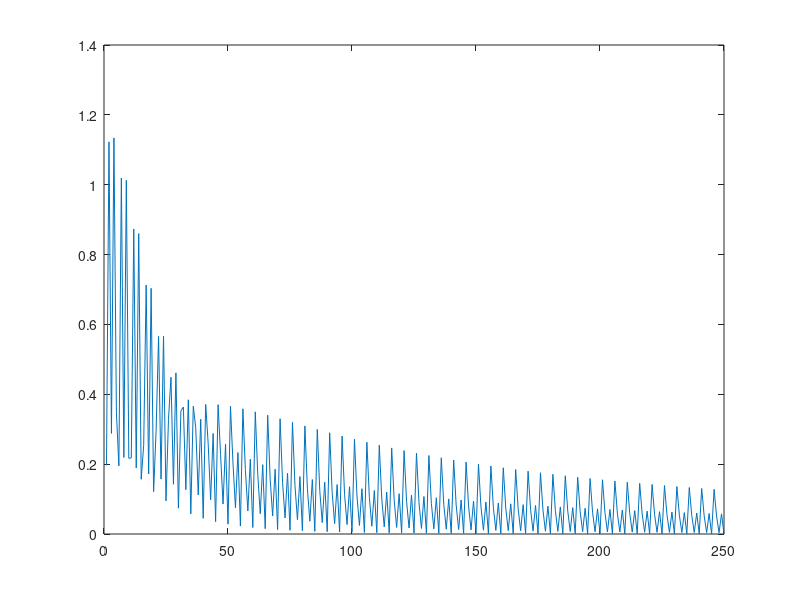
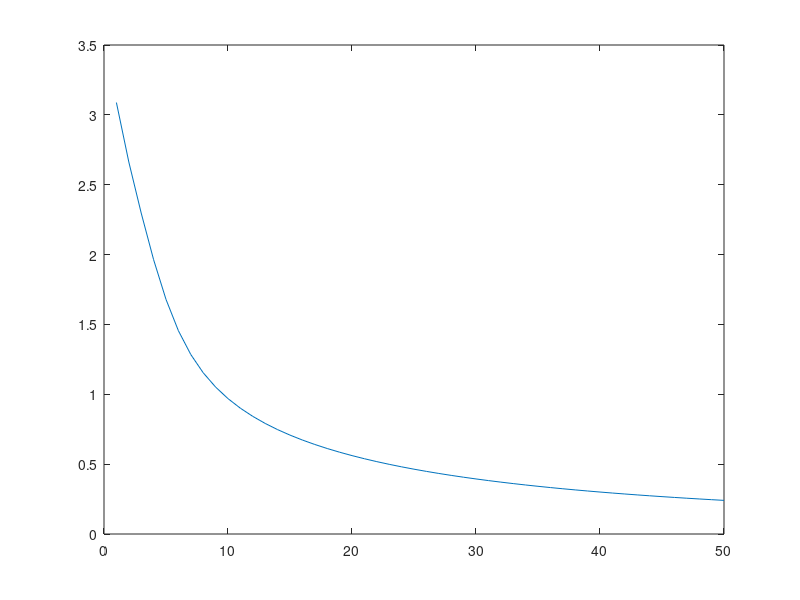

MATLAB code for these plots, in order:
%Training data
y = [0.4 0.8 0.2 0.3 0.2 1;
    1.0 0.2 0.5 0.7 -0.5 1;
    -0.1 0.7 0.3 0.3 0.9 1;
    0.2 0.7 -0.8 0.9 0.3 1;
    0.1 0.3 1.5 0.9 1.2 1];

%desired output
d = [1 -1 1 -1 1];

%starting weights, last variable is the bias for activation function
w = [0.3350;0.1723;-0.2102;0.2528;-0.1133;0.5012];

%learning rate
c = 2;
%Pattern error and Cycle Error
P = [];
C = [];
S = 0;

%training...
disp('___________________________________________________________')
for o=1:10
for a=1:5

    x = y(a,:)';
    g = d(a);

    %sign(x) is the TLU function
    v = w'*x;
    z = sign(v);
    e = g-z;
    r = e;
    
    w = w+c*r*x;
    
    %Pattern error
    E = (1/2)*(g - z)^2;
    P = [P; E];
    
    %used for cycle error
    S = S + E;
    
end
    %Cycle error
    C = [C; S];
    S = 0; %reset Sum
end

fprintf('Pattern error is as follows (50 steps)\n')
figure(1)
%plot(P(1:50))
P=P

fprintf('Cycle error is as follows (10 Cycles)\n')
C=C
figure(2)
%plot(C(1:10))

fprintf('final weight vector is as follows\n')
fprintf('W(1) = %5.2f\n', w(1))
fprintf('W(2) = %5.2f\n', w(2))
fprintf('W(3) = %5.2f\n', w(3))
fprintf('W(4) = %5.2f\n', w(4))
fprintf('W(5) = %5.2f\n\n', w(5))
fprintf('W(6) = %5.2f\n\n', w(6))

for u=1:5
    x = y(u,:)';
    v = w'*x;
    z = sign(v);
    fprintf('x = %5.2f %5.2f %5.2f %5.2f %5.2f || desired  output is %5.2f || Actual output: %5.2f\n', x(1), x(2), x(3), x(4), x(5), d(u), z);
end


%Assignment 1.2

clear 
disp(' ')
disp('Part 2 ---------------------------------')
%Learning rate
c = 0.2;

%Pattern error and Cycle Error
P = [];
C = [];
S = 0;

%Training data
y = [0.4 0.8 0.2 0.3 0.2 1;
    1.0 0.2 0.5 0.7 -0.5 1;
    -0.1 0.7 0.3 0.3 0.9 1;
    0.2 0.7 -0.8 0.9 0.3 1;
    0.1 0.3 1.5 0.9 1.2 1];

%desired output
d = [1 -1 1 -1 1];

%starting weights, last variable is the bias for activation function
w = [0.3350;0.1723;-0.2102;0.2528;-0.1133;0.5012];

for n=(1:50)
for a=(1:5)
   x = y(a,:)';
   g = d(a);
   
   v = w'*x;
   z = (2/(1+exp(-v)))-1;
   e = d(a)-z;
   df = 0.5*(1-z^2);
   r = e*df;
   
   w = w + c*r*x;
   
   %Pattern error
    E = (1/2)*(g - z)^2;
    P = [P; E];
    
    %used for cycle error
    S = S + E;
end
    %Cycle error
    C = [C; S];
    S = 0; %reset Sum
end

fprintf('final weight vector is as follows\n')
fprintf('W(1) = %5.2f\n', w(1))
fprintf('W(2) = %5.2f\n', w(2))
fprintf('W(3) = %5.2f\n', w(3))
fprintf('W(4) = %5.2f\n', w(4))
fprintf('W(5) = %5.2f\n\n', w(5))
fprintf('W(6) = %5.2f\n\n', w(6))

for u=1:5
    x = y(u,:)';
    v = w'*x;
    z = (2/(1+exp(-v)))-1;
    fprintf('x = %5.2f %5.2f %5.2f %5.2f %5.2f || desired  output is %5.2f || Actual output: %5.2f\n', x(1), x(2), x(3), x(4), x(5), d(u), z);
end

figure(1)
plot(P(1:250))

figure(2)
plot(C(1:50))